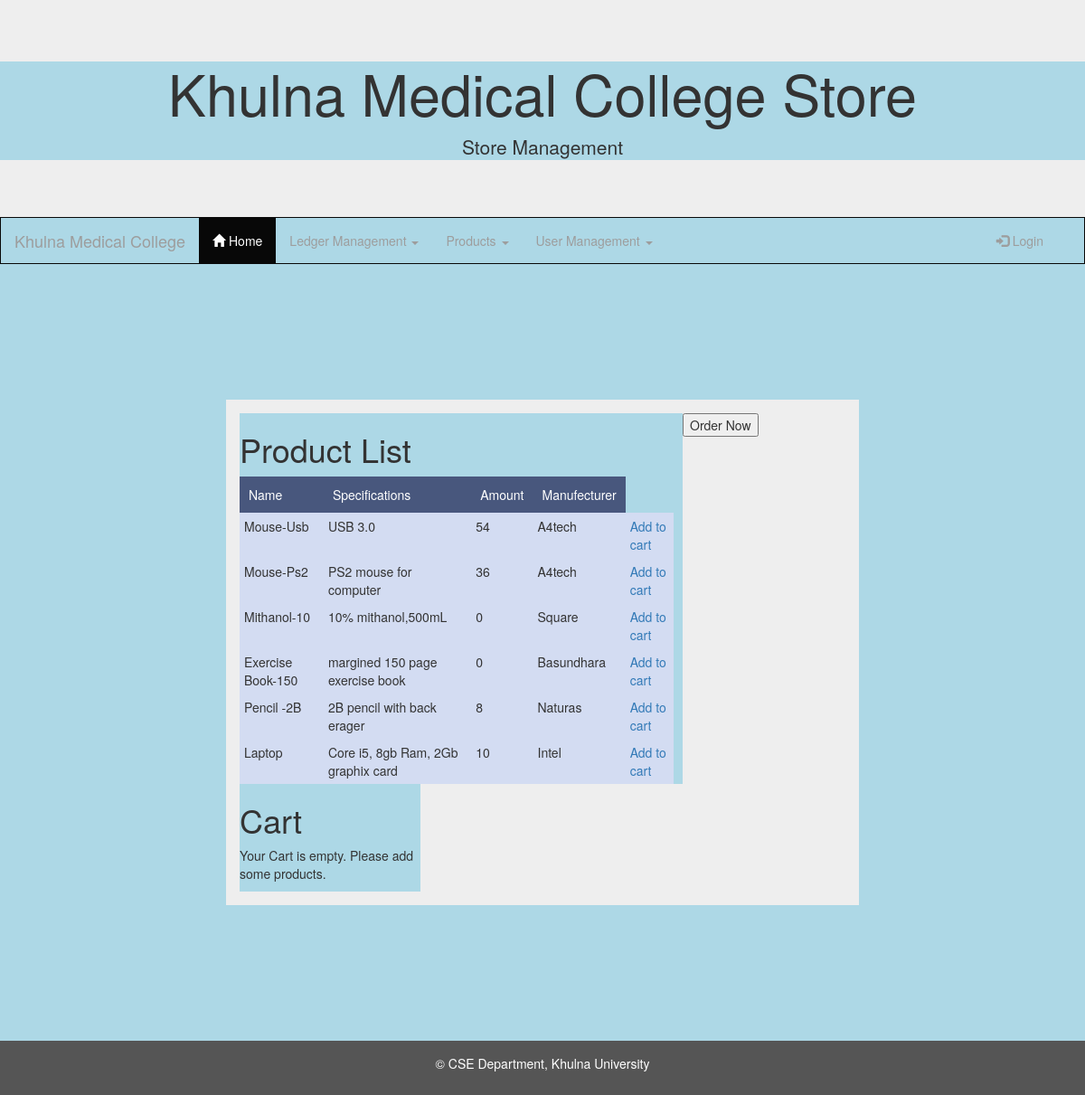
/orderproduct.php, run on the app's committed database.
### tables this page shows
CREATE TABLE `products` (
  `id` int(11) NOT NULL,
  `p_name` varchar(150) NOT NULL,
  `p_amount` int(11) NOT NULL DEFAULT '0',
  `specs` varchar(300) NOT NULL,
  `man_id` int(11) NOT NULL,
  `ptype_id` int(11) NOT NULL
);

CREATE TABLE `manufecturer` (
  `id` int(11) NOT NULL,
  `man_name` varchar(150) NOT NULL
);

### products.php (the view, shortened to what this page needs)
<?php
    $connection = mysqli_connect("localhost","root","","hstore");
?>
    <h1>Product List</h1>
    <table>
        <tr>
            <th>Name</th>
            <th>Specifications</th>
            <th>Amount</th>
            <th>Manufecturer</th>
        </tr>
        <?php
            $sql="SELECT products.id as id_product, p_name, p_amount,specs, man_name FROM products inner join manufecturer on products.man_id = manufecturer.id";
            $result = mysqli_query($connection, $sql);
            while($row=mysqli_fetch_array($result,MYSQLI_ASSOC)){
        ?>
            <tr>
                <td><?php echo $row['p_name'] ?></td>
                <td><?php echo $row['specs'] ?></td>
                <td><?php echo $row['p_amount'] ?></td>
                <td><?php echo $row['man_name'] ?></td>
                <td><a href="orderproduct.php?page=products&action=add&id=<?php echo $row['id_product'] ?>">Add to cart</a></td>
            </tr>
        <?php
            }
        ?>
    </table>

### orderproduct.php (shortened to what this page needs)
<?php
if(isset($_GET['page'])){
	$pages=array("products", "cart");
	if(in_array($_GET['page'], $pages)) {
		$_page=$_GET['page'];
	}else{
		$_page="products";
	}
}else{
	$_page="products";
}
?>
<!DOCTYPE html PUBLIC "-//W3C//DTD XHTML 1.0 Transitional//EN" "http://www.w3.org/TR/xhtml1/DTD/xhtml1-transitional.dtd">
<html xmlns="http://www.w3.org/1999/xhtml">
<head>
	<link rel="stylesheet" href="resources/css/reset.css" />
	<link rel="stylesheet" href="resources/css/style.css" />
	<link rel="stylesheet" href="resources/css/master.css" />
	<link rel="stylesheet" href="https://maxcdn.bootstrapcdn.com/bootstrap/3.3.7/css/bootstrap.min.css">
</head>
<body>
	<header>
		<?php include_once 'template/header.php'; ?>
	</header>
	<div id="container">
		<div id="main">
			<?php require($_page.".php"); ?>
		</div>
		<div id="sidebar">
			<h1>Cart</h1>
			<?php
			if(isset($_SESSION['cart'])){
				$connection = mysqli_connect("localhost","root","","hstore");
				$sql="SELECT products.id as id_product, p_name, p_amount,specs, man_name FROM products
				inner join manufecturer on products.man_id = manufecturer.id WHERE products.id IN (";
				foreach($_SESSION['cart'] as $id => $value) {
					$sql.=$id.",";
				}
				$sql=substr($sql, 0, -1).") ORDER BY p_name ASC";
				$result = mysqli_query($connection, $sql);
				while($row=mysqli_fetch_array($result,MYSQLI_ASSOC)){
					$cart_txt = $row['p_name'].' '.'-> '.$row['man_name'];
					?>
					<p><?php echo $cart_txt ?> x <?php echo $_SESSION['cart'][$row['id_product']]['quantity'] ?></p>
					<?php
				}
				?>
				<hr />
				<a href="orderproduct.php?page=cart">Go to cart</a> <br>
				<a href="orderproduct.php?cart=reset" class="right">Reset cart</a>
				<?php
			}else{
				echo "<p>Your Cart is empty. Please add some products.</p>";
			}
			?>
		</div>
		<form class="right" action="" method="post">
			<input type="submit" name="order" value="Order Now">
		</form>
	</div>
</body>
</html>
<?php include_once 'template/footer.php'; ?>

### template/header.php (shortened to what this page needs)
 <link rel="stylesheet" href="https://maxcdn.bootstrapcdn.com/bootstrap/3.3.7/css/bootstrap.min.css">
 <link rel="stylesheet" href="resources/css/master.css">
<div class="jumbotron">
    <div class="text-center">
        <h1>Khulna Medical College Store</h1>
        <p>Store Management</p>
    </div>
</div>
<nav class="navbar navbar-inverse">
    <div class="container-fluid">
        <div class="navbar-header">
            <a class="navbar-brand" href="#">Khulna Medical College</a>
        </div>
        <div class="collapse navbar-collapse" id="bs-example-navbar-collapse-1">
            <ul class="nav navbar-nav">
                <li class="active"><a href="home.php"><span class="glyphicon glyphicon-home"></span> Home <span class="sr-only">(current)</span></a></li>
                <li class="dropdown">
                    <a class="dropdown-toggle" data-toggle="dropdown">Ledger Management
                        <span class="caret"></span></a>
                    </li>
                    <li class="dropdown">
                        <a class="dropdown-toggle" data-toggle="dropdown">Products
                            <span class="caret"></span></a>
                        </li>
                        <li class="dropdown">
                            <a class="dropdown-toggle" data-toggle="dropdown">User Management
                                <span class="caret"></span></a>
                            </li>
                </ul>
                <ul class="nav navbar-nav navbar-right">
                    <li class="nav navbar-nav navbar-right"><a href="#"><span class="glyphicon"></span> <?php echo $_SESSION['fullname'] ?> </a></li>
                    <ul class="nav navbar-nav navbar-right">
                        <?php
                        if(!$_SESSION['email'])
                        {
                            ?>
                            <li><a href="login.php"><span class="glyphicon glyphicon-log-in"></span> Login</a></li>
                            <?php
                        }
                        else {
                            ?>
                            <li><a href="logout.php"><span class="glyphicon glyphicon-log-in"></span> Logout</a></li>
                            <?php
                        }
                        ?>
                    </ul>
                </div>
            </div>
        </nav>

### template/footer.php
<footer class="container-fluid text-center">
  <p>© CSE Department, Khulna University</p>
</footer>

### resources/css/style.css (style rules this page uses)
body { font-family: Verdana; font-size: 12px; color: #444; }
a { color: #48577D; text-decoration: none; }
h1, h2 { margin-bottom: 15px }
h1 { font-size: 18px; }
#container { width: 700px; margin: 150px auto; background-color: #eee; padding:15px; overflow: hidden; }
#main { width: 490px; float: left; }
#main table { width: 480px; }
#main table th { padding: 10px; background-color: #48577D; color: #fff; text-align: left; }
#main table td { padding: 5px; }
#main table tr { background-color: #d3dcf2; }
#sidebar { width: 200px; float: left; }

### resources/css/master.css (style rules this page uses)
.container-fluid { color: white; }
div { background-color: lightblue; }
.navbar { margin-top: 0; margin-bottom: 0; border-radius: 0; }
.jumbotron { margin-bottom: 0; }
footer { background-color: #555; color: white; padding: 15px; }
body { background-color: lightblue; background-image: url("green.png"); background-repeat: repeat-x; }

### data on the page
products: p_name "Mouse-Usb", specs "USB 3.0", p_amount "54", man.man_name "A4tech"
products: p_name "Mouse-Ps2", specs "PS2 mouse for computer", p_amount "36", man.man_name "A4tech"
products: p_name "Mithanol-10", specs "10% mithanol,500mL", p_amount "0", man.man_name "Square"
products: p_name "Exercise Book-150", specs "margined 150 page exercise book", p_amount "0", man.man_name "Basundhara"
products: p_name "Pencil -2B", specs "2B pencil with back erager", p_amount "8", man.man_name "Naturas"
products: p_name "Laptop", specs "Core i5, 8gb Ram, 2Gb graphix card", p_amount "10", man.man_name "Intel"
